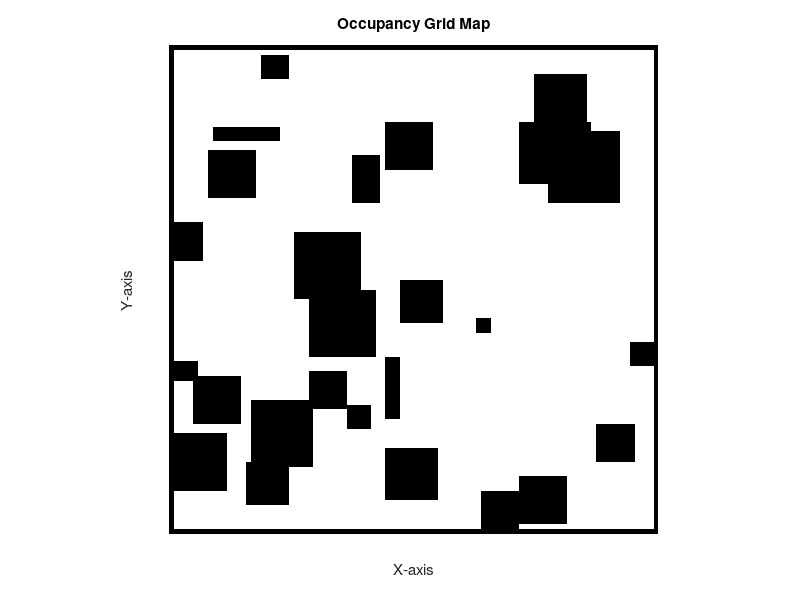

Source code (MATLAB):
%% 用于构建随机的地图

mapSize = 102;

% 创建全为0的矩阵
map = zeros(mapSize);

% 设置边缘为1
map([1, end], :) = 1;
map(:, [1, end]) = 1;

% 生成30个随机大小的正方形和长方形
numObstacles = 30;

for i = 1:numObstacles
    if rand() > 0.5 % 随机选择正方形或长方形
        % 生成正方形
        sideLength = randi([3, 15]); % 随机边长
        obstacle = ones(sideLength);
    else
        % 生成长方形
        length1 = randi([3, 15]); % 随机长度1
        length2 = randi([3, 15]); % 随机长度2
        obstacle = ones(length1, length2);
    end
    
    % 随机放置障碍物
    rowPos = randi([1, mapSize - size(obstacle, 1) + 1]);
    colPos = randi([1, mapSize - size(obstacle, 2) + 1]);
    map(rowPos:rowPos+size(obstacle, 1)-1, colPos:colPos+size(obstacle, 2)-1) = obstacle;
end

% 显示地图
figure;
imshow(map, 'InitialMagnification', 'fit', 'Colormap', [1 1 1; 0 0 0]);

title('Occupancy Grid Map');
xlabel('X-axis');
ylabel('Y-axis');